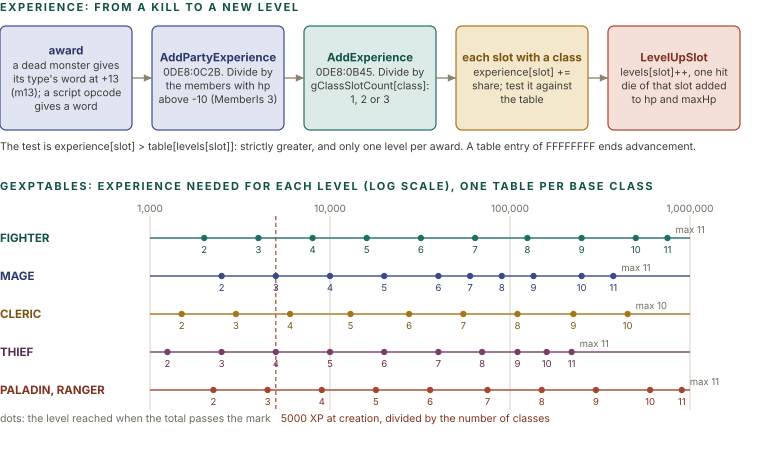

Reproduce this figure in Python.
import sys, math; sys.path.insert(0, '.')
from figlib import *

c = Canvas(760, 470)
c.section(0, 11, "Experience: from a kill to a new level")

# ---- flow ----
Y = 26
bw, gap = 132, 20
items = [
    ("navy", "award", ["a dead monster gives its type's word at +13 (m13); a script opcode gives a word"]),
    ("navy", "AddPartyExperience", ["0DE8:0C2B. Divide by the members with hp above -10 (MemberIs 3)"]),
    ("teal", "AddExperience", ["0DE8:0B45. Divide by gClassSlotCount[class]: 1, 2 or 3"]),
    ("ochre", "each slot with a class", ["experience[slot] += share; test it against the table"]),
    ("red", "LevelUpSlot", ["levels[slot]++, one hit die of that slot added to hp and maxHp"]),
]
for i, (k, t, b) in enumerate(items):
    x = i * (bw + gap)
    c.box(x, Y, bw, 104, k, t, b, size=10.5, tsize=11.5)
    if i:
        c.arrow([(x - gap, Y + 52), (x, Y + 52)], color=GREY)
c.text(0, Y + 124, "The test is experience[slot] > table[levels[slot]]: strictly greater, and only one level per award. A table entry of FFFFFFFF ends advancement.", size=10.5, color=INK2)

# ---- ladder ----
LY = 190
c.section(0, LY, "gExpTables: experience needed for each level (log scale), one table per base class")
AX0, AX1 = 150, 690
def px(v):
    return AX0 + (math.log10(v) - 3.0) / 3.0 * (AX1 - AX0)
rows = [
    ("FIGHTER", "teal", [2000, 4000, 8000, 16000, 32000, 64000, 125000, 250000, 500000, 750000]),
    ("MAGE", "navy", [2500, 5000, 10000, 20000, 40000, 60000, 90000, 135000, 250000, 375000]),
    ("CLERIC", "ochre", [1500, 3000, 6000, 13000, 27500, 55000, 110000, 225000, 450000]),
    ("THIEF", "plum", [1250, 2500, 5000, 10000, 20000, 40000, 70000, 110000, 160000, 220000]),
    ("PALADIN, RANGER", "red", [2250, 4500, 9000, 18000, 36000, 75000, 150000, 300000, 600000, 900000]),
]
top = LY + 34
RH = 38
# decade gridlines
for v, lab in [(1000, "1,000"), (10000, "10,000"), (100000, "100,000"), (1000000, "1,000,000")]:
    x = px(v)
    c.line(x, top - 8, x, top + RH * len(rows) - 4, stroke=RULE, sw=1)
    c.text(x, top - 12, lab, size=10, color=MUTED, anchor="middle")
x5 = px(5000)
c.line(x5, top - 8, x5, top + RH * len(rows) - 4, stroke="#A8452F", sw=1.2, dash="4 3")
for i, (name, kind, th) in enumerate(rows):
    y = top + i * RH + 14
    tc, sc, fc = PAL[kind]
    c.text(0, y + 4, name, size=11.5, weight=700, color=tc)
    c.line(AX0, y, AX1, y, stroke=sc, sw=1.4)
    for j, v in enumerate(th):
        x = px(v)
        c.circle(x, y, 3.2, fill=SOLID[kind], stroke="none")
        c.text(x, y + 15, str(j + 2), size=9.5, color=tc, anchor="middle")
    c.text(px(th[-1]) + 8, y - 5, "max %d" % (len(th) + 1), size=9.5, color=MUTED)
c.text(x5 + 5, top + RH * len(rows) + 8, "5000 XP at creation, divided by the number of classes", size=10.5, color="#80311F")
c.text(0, top + RH * len(rows) + 8, "dots: the level reached when the total passes the mark", size=10.5, color=MUTED)
c.save("figs/chr_levelup.svg")
